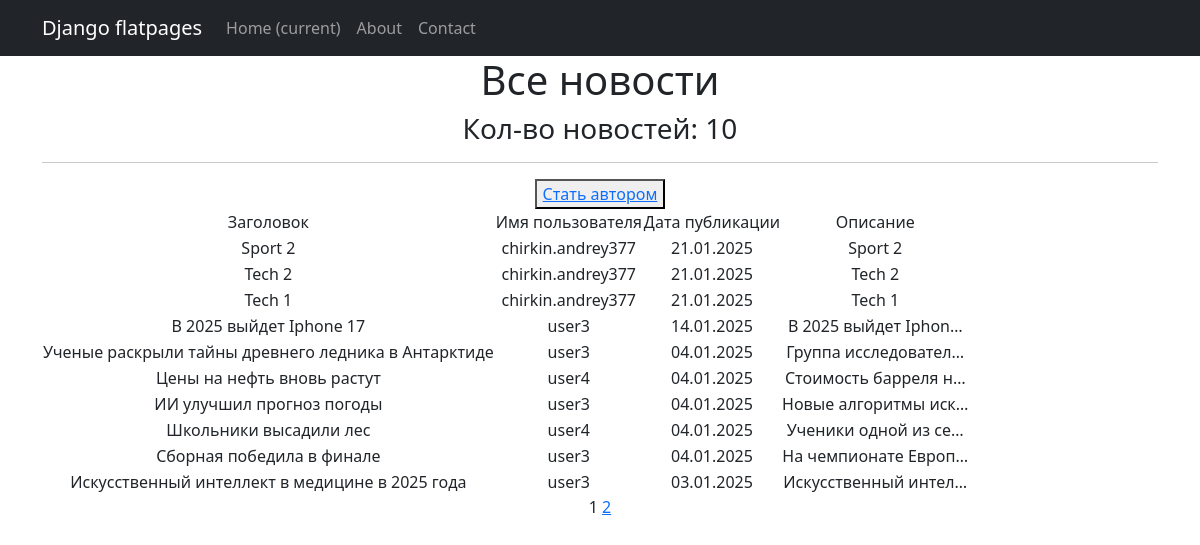
The page /news/ on the database as committed earlier.
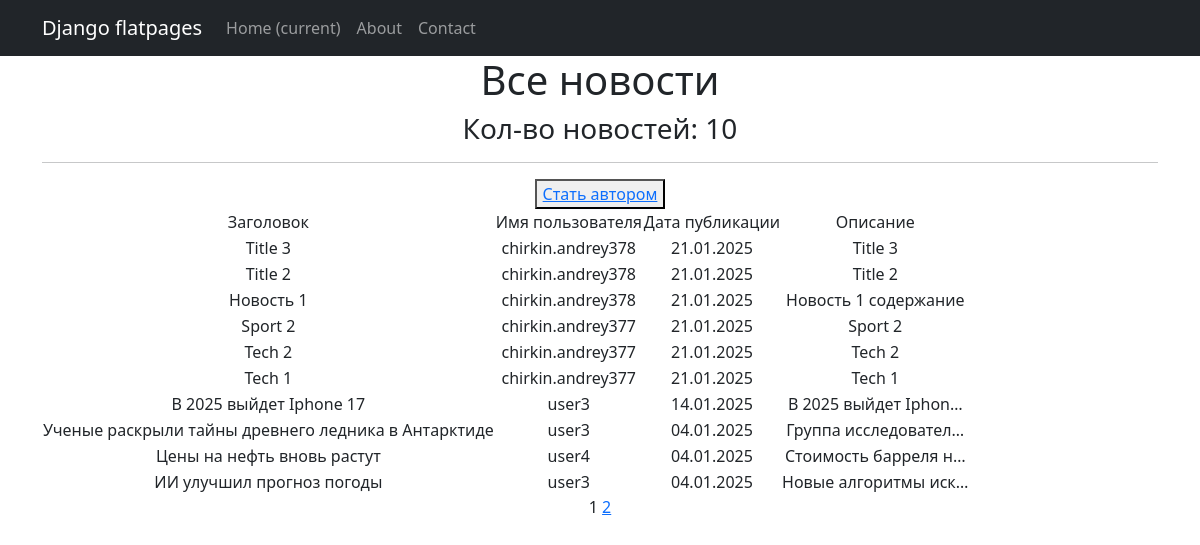
The same page on the database as committed later.
### models_app/models.py (models this page shows, shortened)
class Post(models.Model):
    ARTICLE = 'AR'
    NEWS = 'NW'
    POST_TYPE_CHOICES = [
        (ARTICLE, 'Article'),
        (NEWS, 'News'),
    ]
    author = models.ForeignKey(Author, on_delete=models.CASCADE, related_name='posts')
    post_type = models.CharField(max_length=2, choices=POST_TYPE_CHOICES, default=ARTICLE)
    created_at = models.DateTimeField(auto_now_add=True)
    categories = models.ManyToManyField(Category, related_name='posts')
    title = models.CharField(max_length=255)
    content = models.TextField()
    rating = models.IntegerField(default=0)

class Author(models.Model):
    user = models.OneToOneField(User, on_delete=models.CASCADE, related_name='author')
    rating = models.IntegerField(default=0)

### models_app/views.py (the view)
# urls.py: path('news/', cache_page(60)(NewsList.as_view()), name='news_list'),
class NewsList(ListView):
    model = Post
    queryset = Post.objects.filter(post_type='NW').order_by('-created_at')
    template_name = 'news_list.html'
    context_object_name = 'news_list'
    paginate_by = 10
    def get_context_data(self, **kwargs):
        context = super().get_context_data(**kwargs)
        context['is_not_premium'] = not self.request.user.groups.filter(name='authors').exists()
        return context

### models_app/templatetags/custom_filters.py (called while the page is built)
@register.filter()
def censor(string):
    bad_words = ["убийство", "фальсификация", "хакеры"]
    if not isinstance(string, str):
        raise ValueError("Фильтр 'censor' можно применять только к строкам.")
    cleaned_string = ''.join(char for char in string if char.isalnum() or char.isspace()) #очистка строки от спец символов (!,$, и т.д.)
    words = cleaned_string.split()
    for word in words:
        if word.lower() in bad_words:
            censored_word = word[0] + "*" * (len(word) - 1)
            string = string.replace(word, censored_word)
    return string

@register.simple_tag(takes_context=True)
def url_replace(context, **kwargs):
   d = context['request'].GET.copy()
   for k, v in kwargs.items():
       d[k] = v
   return d.urlencode()

### templates/news_list.html (shortened to what this page needs)
{% extends 'flatpages/default.html' %}
{% load custom_filters %}
{% block content %}
<h1> Все новости </h1>
<h3> Кол-во новостей: {{ news_list|length }} </h3>
<hr>
{% if is_not_premium %}
<button> <a href="/sign/upgrade/"> Стать автором</a> </button>
{% endif %}
{% if news_list %}
    <table>
           <tr>
               <td>Заголовок</td>
               <td>Имя пользователя</td>
               <td>Дата публикации</td>
               <td>Описание</td>
           </tr>
           {% for news in news_list %}
           <tr>
               <td>{{ news.title|censor }}</td>
               <td>{{ news.author.user.username }}</td>
               <td>{{ news.created_at|date:'d.m.Y' }}</td>
               <td>{{ news.content|censor|truncatechars:20 }}</td>
           </tr>
           {% endfor %}
       </table>
{% else %}
    <h2> Новостей нет! </h2>
{% endif %}
   {{ page_obj.number }}
   {% if page_obj.has_next %}
       <a href="?{% url_replace page=page_obj.next_page_number %}">{{ page_obj.next_page_number }}</a>
   {% endif %}
{% endblock content %}

Rows that differ between the two databases and show on the page:
no longer on this page (row unchanged): Post: title|censor "Школьники высадили лес", author.user.username "user4", created_at "04.01.2025", content|censor "Ученики одной из се…"
no longer on this page (row unchanged): Post: title|censor "Сборная победила в финале", author.user.username "user3", created_at "04.01.2025", content|censor "На чемпионате Европ…"
no longer on this page (row unchanged): Post: title|censor "Искусственный интеллект в медицине в 2025 года", author.user.username "user3", created_at "03.01.2025", content|censor "Искусственный интел…"
added Post: title|censor "Title 3", author.user.username "chirkin.andrey378", created_at "21.01.2025", content|censor "Title 3"
added Post: title|censor "Title 2", author.user.username "chirkin.andrey378", created_at "21.01.2025", content|censor "Title 2"
added Post: title|censor "Новость 1", author.user.username "chirkin.andrey378", created_at "21.01.2025", content|censor "Новость 1 содержание"
